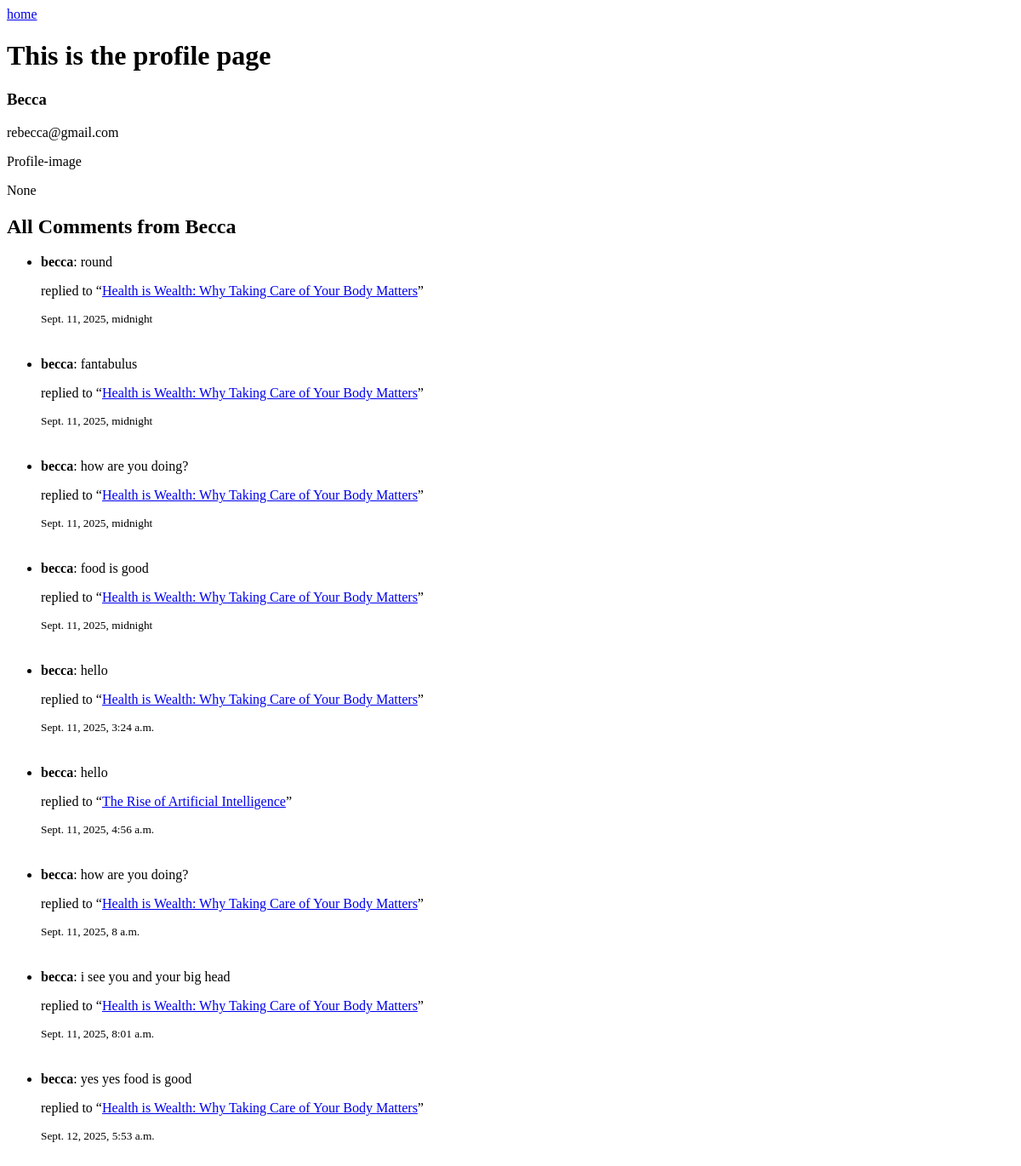
Before: /profile/3/ with the older database file.
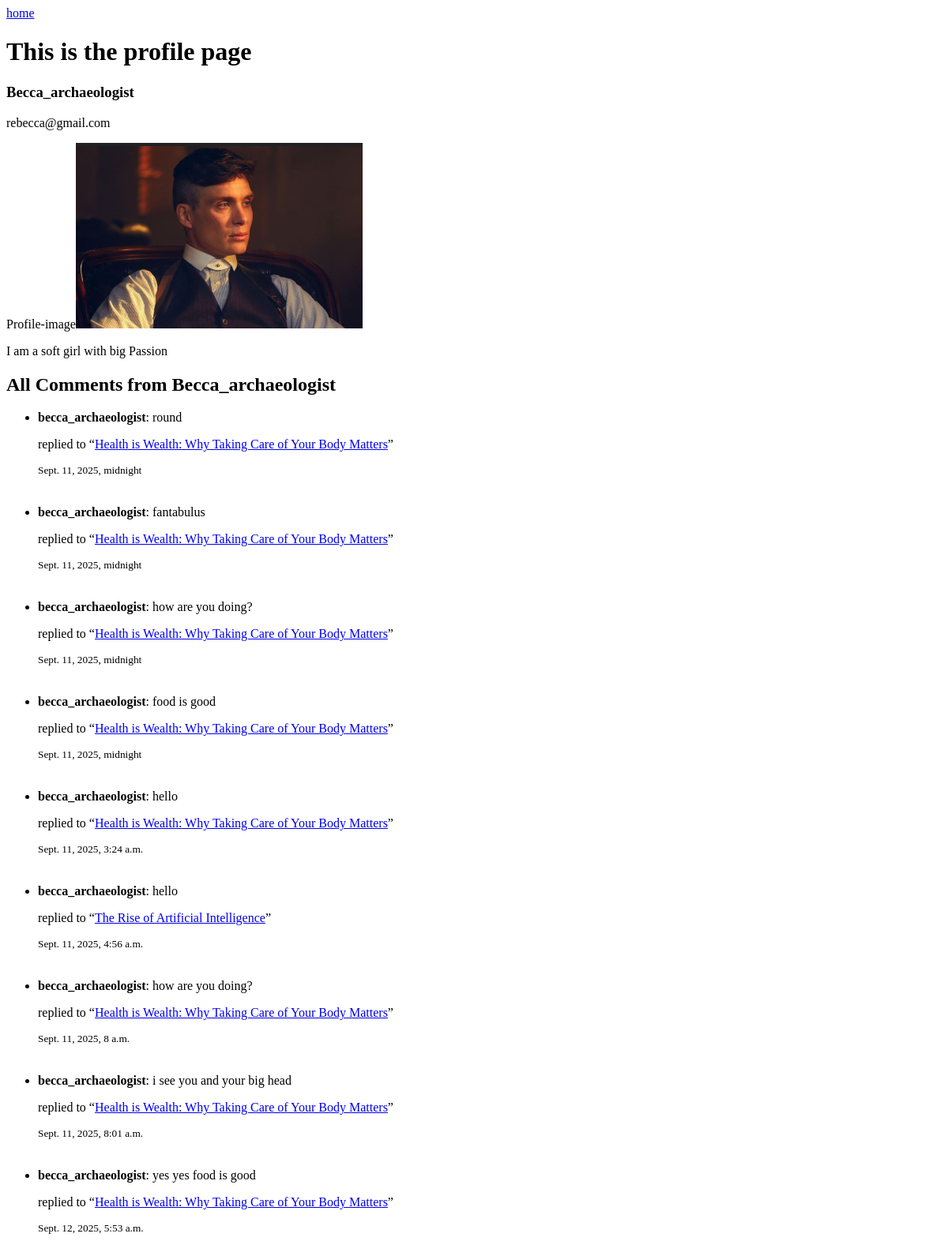
After: the same page with the newer database file.
### blogapp/models.py (models this page shows, shortened)
class User(AbstractUser):
    name = models.CharField(max_length=200, null=True)
    email = models.EmailField(unique=True)
    bio = models.TextField(null=True)
    avatar = models.ImageField(null=True, default="avatars/avatar.svg", upload_to='avatars/', blank=True)
    USERNAME_FIELD = 'email'
    REQUIRED_FIELDS = ['username']

class Comment(models.Model):
    post = models.ForeignKey(Post, on_delete=models.CASCADE, related_name='post_comments')
    author = models.ForeignKey(User, on_delete=models.CASCADE)
    body = models.TextField()
    created_at = models.DateTimeField(auto_now_add=True)
    updated_at = models.DateTimeField(auto_now=True)
    likes = models.ManyToManyField(User, related_name="comment_likes", blank=True)

class Post(models.Model):
    title = models.CharField(max_length=200)
    body = models.TextField()
    description = models.CharField(max_length=300, blank=False)
    image = models.ImageField(upload_to='posts/', blank=True, null=True)
    author = models.ForeignKey(User, on_delete=models.CASCADE, related_name='posts')
    created_at = models.DateTimeField(auto_now_add=True)
    updated_at = models.DateTimeField(auto_now=True)
    category = models.ForeignKey(Category, on_delete=models.SET_NULL, null=True, blank=True)
    likes = models.ManyToManyField(User, related_name='liked_posts', blank=True)
    published = models.BooleanField(default=True)
    class Meta:
        ordering = ['-updated_at', '-created_at']
    def __str__(self):
        return self.title

### blogapp/views.py (the view)
# urls.py: path('profile/<str:pk>/', views.userProfile, name='profile'),
def userProfile(request,pk):
    author = User.objects.get(id=pk)
    posts = author.posts.all()
    comments = author.comment_set.all()
    comment_count = comments.count()
    categories = Category.objects.all()
    context = {
        'author': author,
        'comments': comments,
        'posts': posts,
        'categories': categories,
        'comment_count':comment_count
    }
    return render(request, 'blogapp/profile.html', context)

### blogapp/templates/blogapp/profile.html (shortened to what this page needs)
<a href="/">home</a>
<h1>This is the profile page</h1>
<h3>{{author.username|capfirst}}</h3>
<p>{{author.email}}</p>
<div>Profile-image<img src="{{author.avatar.url}}" alt="" /></div>
<p>{{author.bio}}</p>
{% include 'blogapp/comment_feed.html' %}

### blogapp/templates/blogapp/comment_feed.html (shortened to what this page needs)
<h2>All Comments from {{author.username|capfirst}}</h2>
<ul>
  {% for comment in comments %}
  <li>
    <strong>{{ comment.author.username }}</strong>: {{ comment.body }}
    <p>
      replied to “<a href="{% url 'post' comment.post.id %}">{{comment.post}}</a
      >”
    </p>
    <small>{{ comment.created_at }}</small>
  </li>
  <br />
  <br />{% empty %}
  <li>No comments yet.</li>
  {% endfor %}
</ul>

Changed rows visible on the page:
changed User "rebecca@gmail.com": username "Becca" → "Becca_archaeologist"; avatar: picture added; bio "None" → "I am a soft girl with big Passion"
changed through a linked row, Comment "round": author.username "becca" → "becca_archaeologist"
changed through a linked row, Comment "fantabulus": author.username "becca" → "becca_archaeologist"
changed through a linked row, Comment (number 3 of 9 on the later page): author.username "becca" → "becca_archaeologist"
changed through a linked row, Comment "food is good": author.username "becca" → "becca_archaeologist"
changed through a linked row, Comment "Sept. 11, 2025, 3:24 a.m.": author.username "becca" → "becca_archaeologist"
changed through a linked row, Comment "Sept. 11, 2025, 4:56 a.m.": author.username "becca" → "becca_archaeologist"
changed through a linked row, Comment "Sept. 11, 2025, 8 a.m.": author.username "becca" → "becca_archaeologist"
changed through a linked row, Comment "i see you and your big head": author.username "becca" → "becca_archaeologist"
changed through a linked row, Comment "yes yes food is good": author.username "becca" → "becca_archaeologist"
